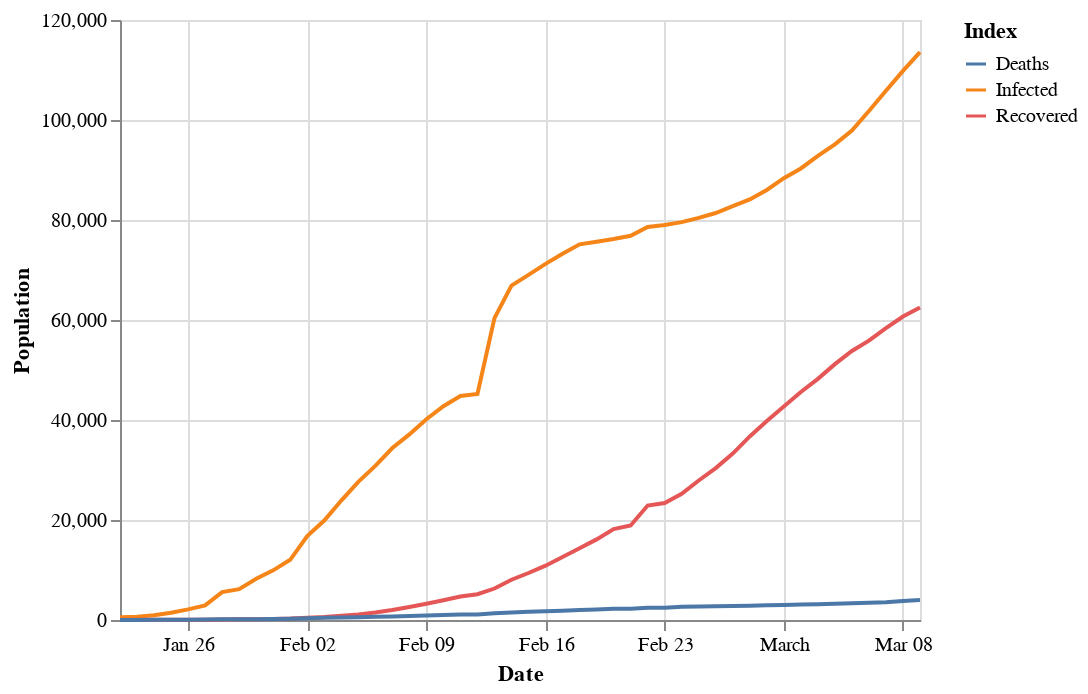

Notebook code cell kept with this figure:
### Code cell
alt.Chart(df).transform_fold(
    ['Infected', 'Recovered', 'Deaths'],
    as_=['Index', 'Population']
).mark_line().encode(
    x='Date:T',
    y='Population:Q',
    color='Index:N')

### Figure 1 — Vega-Lite specification as saved in the notebook (floating-point values rounded to 4 significant figures)
{"config": {"view": {"continuousWidth": 400, "continuousHeight": 300}}, "data": {"name": "data-2bab6747b44e5dd71b3a660c1cff973c"}, "mark": "line", "encoding": {"color": {"type": "nominal", "field": "Index"}, "x": {"type": "temporal", "field": "Date"}, "y": {"type": "quantitative", "field": "Population"}}, "transform": [{"fold": ["Infected", "Recovered", "Deaths"], "as": ["Index", "Population"]}], "$schema": "https://vega.github.io/schema/vega-lite/v4.0.2.json", "datasets": {"data-2bab6747b44e5dd71b3a660c1cff973c": [{"Date": "1/22/2020", "Infected": 555, "Recovered": 28, "Deaths": 17}, {"Date": "1/23/2020", "Infected": 653, "Recovered": 30, "Deaths": 18}, {"Date": "1/24/2020", "Infected": 941, "Recovered": 36, "Deaths": 26}, {"Date": "1/25/2020", "Infected": 1434, "Recovered": 39, "Deaths": 42}, {"Date": "1/26/2020", "Infected": 2118, "Recovered": 52, "Deaths": 56}, {"Date": "1/27/2020", "Infected": 2927, "Recovered": 61, "Deaths": 82}, {"Date": "1/28/2020", "Infected": 5578, "Recovered": 107, "Deaths": 131}, {"Date": "1/29/2020", "Infected": 6166, "Recovered": 126, "Deaths": 133}, {"Date": "1/30/2020", "Infected": 8234, "Recovered": 143, "Deaths": 171}, {"Date": "1/31/2020", "Infected": 9927, "Recovered": 222, "Deaths": 213}, {"Date": "2/1/2020", "Infected": 12038, "Recovered": 284, "Deaths": 259}, {"Date": "2/2/2020", "Infected": 16787, "Recovered": 472, "Deaths": 362}, {"Date": "2/3/2020", "Infected": 19881, "Recovered": 623, "Deaths": 426}, {"Date": "2/4/2020", "Infected": 23892, "Recovered": 852, "Deaths": 492}, {"Date": "2/5/2020", "Infected": 27636, "Recovered": 1124, "Deaths": 564}, {"Date": "2/6/2020", "Infected": 30818, "Recovered": 1487, "Deaths": 634}, {"Date": "2/7/2020", "Infected": 34392, "Recovered": 2011, "Deaths": 719}, {"Date": "2/8/2020", "Infected": 37121, "Recovered": 2616, "Deaths": 806}, {"Date": "2/9/2020", "Infected": 40151, "Recovered": 3244, "Deaths": 906}, {"Date": "2/10/2020", "Infected": 42763, "Recovered": 3946, "Deaths": 1013}, {"Date": "2/11/2020", "Infected": 44803, "Recovered": 4683, "Deaths": 1113}, {"Date": "2/12/2020", "Infected": 45222, "Recovered": 5150, "Deaths": 1118}, {"Date": "2/13/2020", "Infected": 60370, "Recovered": 6295, "Deaths": 1371}, {"Date": "2/14/2020", "Infected": 66887, "Recovered": 8058, "Deaths": 1523}, {"Date": "2/15/2020", "Infected": 69032, "Recovered": 9395, "Deaths": 1666}, {"Date": "2/16/2020", "Infected": 71226, "Recovered": 10865, "Deaths": 1770}, {"Date": "2/17/2020", "Infected": 73260, "Recovered": 12583, "Deaths": 1868}, {"Date": "2/18/2020", "Infected": 75138, "Recovered": 14352, "Deaths": 2007}, {"Date": "2/19/2020", "Infected": 75641, "Recovered": 16121, "Deaths": 2122}, {"Date": "2/20/2020", "Infected": 76199, "Recovered": 18177, "Deaths": 2247}, {"Date": "2/21/2020", "Infected": 76843, "Recovered": 18890, "Deaths": 2251}, {"Date": "2/22/2020", "Infected": 78599, "Recovered": 22886, "Deaths": 2458}, {"Date": "2/23/2020", "Infected": 78985, "Recovered": 23394, "Deaths": 2469}, {"Date": "2/24/2020", "Infected": 79570, "Recovered": 25227, "Deaths": 2629}, {"Date": "2/25/2020", "Infected": 80415, "Recovered": 27905, "Deaths": 2708}, {"Date": "2/26/2020", "Infected": 81397, "Recovered": 30384, "Deaths": 2770}, {"Date": "2/27/2020", "Infected": 82756, "Recovered": 33277, "Deaths": 2814}, {"Date": "2/28/2020", "Infected": 84122, "Recovered": 36711, "Deaths": 2872}, {"Date": "2/29/2020", "Infected": 86013, "Recovered": 39782, "Deaths": 2941}, {"Date": "3/1/2020", "Infected": 88371, "Recovered": 42716, "Deaths": 2996}, {"Date": "3/2/2020", "Infected": 90309, "Recovered": 45602, "Deaths": 3085}, {"Date": "3/3/2020", "Infected": 92843, "Recovered": 48229, "Deaths": 3160}, {"Date": "3/4/2020", "Infected": 95123, "Recovered": 51171, "Deaths": 3254}, {"Date": "3/5/2020", "Infected": 97885, "Recovered": 53797, "Deaths": 3348}, {"Date": "3/6/2020", "Infected": 101799, "Recovered": 55866, "Deaths": 3460}, {"Date": "3/7/2020", "Infected": 105835, "Recovered": 58359, "Deaths": 3558}, {"Date": "3/8/2020", "Infected": 109814, "Recovered": 60695, "Deaths": 3803}, {"Date": "3/9/2020", "Infected": 113583, "Recovered": 62512, "Deaths": 3996}]}}
